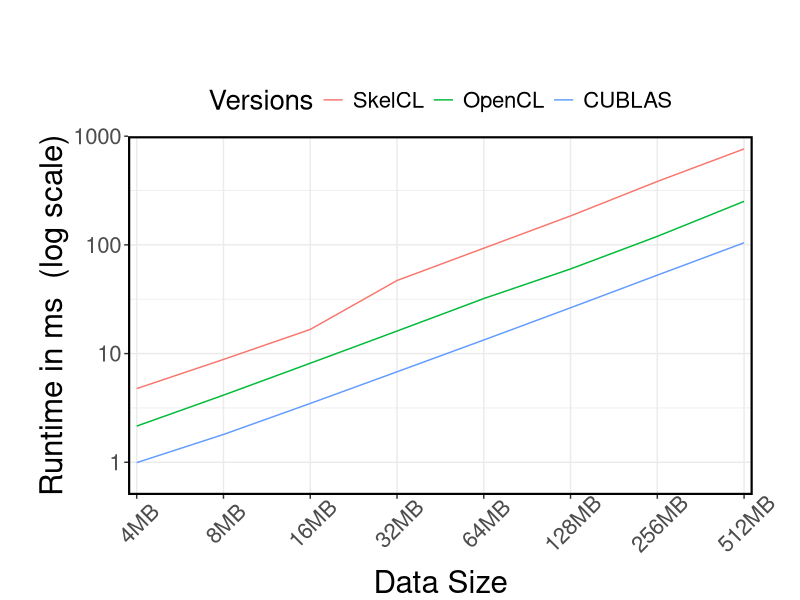
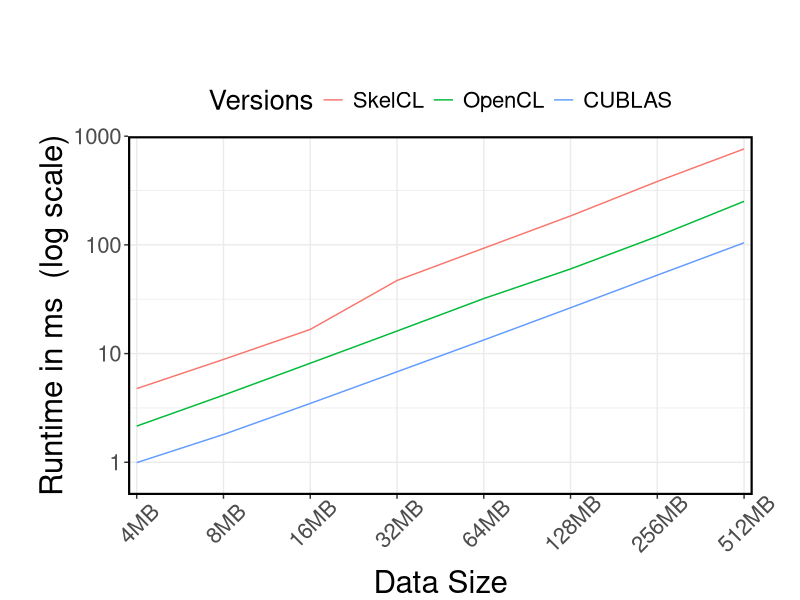

Recreate these plots in R, in order.
require('ggplot2')
require('grid')
require('reshape2')

# row.names = NULL forces numbering of the lines and, thus, preserves the order
performance <- read.csv("asum.csv", sep=";", comment.char="#", header=TRUE, row.names=NULL)
performance <- melt(performance)
colnames(performance) <- c("Size", "Versions", "value")

rownumbers <- as.integer(row.names(performance))

# ====Default settins====
theme <- theme_bw() +
  theme(text = element_text(size = 20),
        axis.title = element_text(size = rel(1.125), vjust = 1),
        axis.text.x = element_text(angle = 45, vjust = 0.7),
        panel.border = element_rect(linetype = "solid", colour = "black", size = 1.5),
        plot.margin = unit(c(2,1.2,0,1), 'cm'),
        legend.position="top")

labs <- labs(x = "Data Size", y = "Runtime in ms  (log scale)")

# create plot
plot <- ggplot(performance, aes(x = reorder(Size, rownumbers), y = value, group=Versions)) +
  geom_line(aes(color = Versions)) +
  scale_y_log10(expand = c(0,0), limits = c(0.5,1000)) +
  scale_x_discrete(expand=c(0,0.1)) +
  labs + theme

# save plot to file
ggsave(file = "asum.pdf", width = 6, height = 5)

plot
